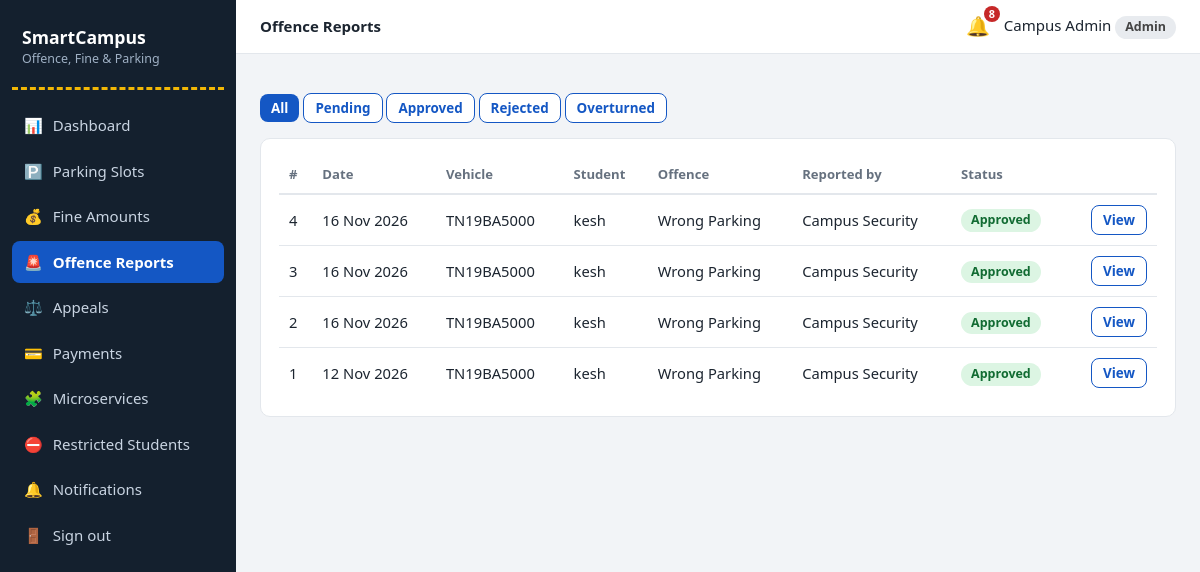
The app's page /admin/offences (signed in) with its own data.
### models.py (models this page shows, shortened)
class AuthMixin(UserMixin):
    """Shared login helpers for Student, Guard and Admin."""

class Admin(AuthMixin, db.Model):
    __tablename__ = "admins"
    role = "admin"
    id = db.Column(db.Integer, primary_key=True)
    name = db.Column(db.String(80), nullable=False)
    email = db.Column(db.String(120), unique=True, nullable=False)
    password_hash = db.Column(db.String(255), nullable=False)

class Offence(db.Model):
    __tablename__ = "offence_reports"
    id = db.Column(db.Integer, primary_key=True)
    offence_type = db.Column(db.String(40), nullable=False)
    vehicle_number = db.Column(db.String(20), nullable=False)
    student_id = db.Column(db.Integer, db.ForeignKey("students.id"))   # filled if vehicle is registered
    location = db.Column(db.String(80))
    description = db.Column(db.Text)
    photo = db.Column(db.String(80))
    guard_id = db.Column(db.Integer, db.ForeignKey("guards.id"))
    status = db.Column(db.String(15), default="Pending")   # Pending/Approved/Rejected/Overturned
    admin_note = db.Column(db.Text)
    created_at = db.Column(db.DateTime, default=datetime.now)
    reviewed_at = db.Column(db.DateTime)
    student = db.relationship("Student")
    guard = db.relationship("Guard")

class Student(AuthMixin, db.Model):
    __tablename__ = "students"
    role = "student"
    id = db.Column(db.Integer, primary_key=True)
    name = db.Column(db.String(80), nullable=False)
    roll_no = db.Column(db.String(30), unique=True, nullable=False)
    email = db.Column(db.String(120), unique=True, nullable=False)
    phone = db.Column(db.String(20))
    password_hash = db.Column(db.String(255), nullable=False)
    created_at = db.Column(db.DateTime, default=datetime.now)

class Guard(AuthMixin, db.Model):
    __tablename__ = "guards"
    role = "guard"
    id = db.Column(db.Integer, primary_key=True)
    name = db.Column(db.String(80), nullable=False)
    email = db.Column(db.String(120), unique=True, nullable=False)
    gate = db.Column(db.String(40), default="Main Gate")
    password_hash = db.Column(db.String(255), nullable=False)

### app.py (the view)
@app.route("/admin/offences")
@role_required("admin")
def admin_offences():
    status = request.args.get("status", "")
    q = Offence.query
    if status:
        q = q.filter_by(status=status)
    return render_template("admin/offences.html", items=q.order_by(Offence.created_at.desc()).all(), status=status)

### app.py (called while the page is built)
@login_manager.user_loader
def load_user(uid):
    role, _, num = uid.partition("-")
    model = ROLE_MODELS.get(role)
    return db.session.get(model, int(num)) if model and num.isdigit() else None

def role_required(role):
    def deco(f):
        @wraps(f)
        def wrapper(*a, **k):
            if not current_user.is_authenticated:
                return login_manager.unauthorized()
            if current_user.role != role:
                abort(403)
            return f(*a, **k)
        return wrapper
    return deco

@app.context_processor
def inject_globals():
    unread = 0
    if current_user.is_authenticated:
        unread = Notification.query.filter_by(
            role=current_user.role, user_id=current_user.id, is_read=False).count()
    return dict(unread=unread, today=date.today())

### templates/admin/offences.html
{% extends 'base.html' %}{% from '_macros.html' import badge %}
{% block heading %}Offence Reports{% endblock %}
{% block content %}
<p>{% for s in ['', 'Pending', 'Approved', 'Rejected', 'Overturned'] %}<a class="btn btn-sm {{ '' if status==s else 'btn-ghost' }}" href="{{ url_for('admin_offences', status=s) }}">{{ s or 'All' }}</a> {% endfor %}</p>
<div class="card"><table><thead><tr><th>#</th><th>Date</th><th>Vehicle</th><th>Student</th><th>Offence</th><th>Reported by</th><th>Status</th><th></th></tr></thead><tbody>
{% for o in items %}<tr><td>{{ o.id }}</td><td>{{ o.created_at.strftime('%d %b %Y') }}</td><td>{{ o.vehicle_number }}</td><td>{{ o.student.name if o.student else '— unregistered —' }}</td>
<td>{{ o.offence_type }}</td><td>{{ o.guard.name if o.guard }}</td><td>{{ badge(o.status) }}</td>
<td class="right"><a class="btn btn-sm {{ '' if o.status=='Pending' else 'btn-ghost' }}" href="{{ url_for('admin_offence_review', oid=o.id) }}">{{ 'Review' if o.status=='Pending' else 'View' }}</a></td></tr>
{% else %}<tr><td colspan="8" class="empty">No reports in this list.</td></tr>{% endfor %}
</tbody></table></div>
{% endblock %}

### templates/base.html (shortened to what this page needs)
{% from '_macros.html' import flashes %}
<!doctype html>
<html lang="en"><head>
<link rel="stylesheet" href="{{ url_for('static', filename='css/style.css') }}">
</head><body>
{% if current_user.is_authenticated %}
<div class="layout">
  <aside class="sidebar">
    <div class="brand">SmartCampus<small>Offence, Fine &amp; Parking</small></div>
    <nav>
      {% for ep, label, icon in menus[current_user.role] %}
        <a href="{{ url_for(ep) }}" class="{{ 'active' if request.endpoint == ep }}"><span>{{ icon }}</span>{{ label }}</a>
      {% endfor %}
      <a href="{{ url_for('logout') }}"><span>🚪</span>Sign out</a>
    </nav>
  </aside>
  <div class="main">
    <header class="topbar">
      <strong>{% block heading %}{% endblock %}</strong>
      <a class="bell" href="{{ url_for('notifications') }}" title="Notifications">🔔{% if unread %}<b>{{ unread }}</b>{% endif %}</a>
      <span>{{ current_user.name }} <span class="badge">{{ current_user.role|capitalize }}</span></span>
    </header>
    <main class="content">
      {% block content %}{% endblock %}
    </main>
  </div>
</div>
{% else %}
  {{ flashes() }}
  {% block public %}{% endblock %}
{% endif %}
</body></html>

### templates/_macros.html (shortened to what this page needs)
{% macro badge(text) %}<span class="badge b-{{ text|lower|replace(' ','-') }}">{{ text }}</span>{% endmacro %}

### static/css/style.css (style rules this page uses)
:root { --asphalt:#14202e;--asphalt2:#1d2d40;--sign:#1457c4;--sign-dk:#0f43a0;--line:#f2b705;--bg:#f2f4f7;--card:#fff;--ink:#1c2530;--muted:#66717f;--bd:#e3e7ec;--ok:#15803d;--warn:#b45309;--bad:#c62828;--info:#0e7490;--r:10px }
* { box-sizing:border-box }
body { margin:0;font-family:"Segoe UI",system-ui,-apple-system,Roboto,Arial,sans-serif;background:var(--bg);color:var(--ink);line-height:1.5;font-size:15px }
a { color:var(--sign);text-decoration:none }
.right { text-align:right }
.layout { display:flex;min-height:100vh }
.sidebar { width:236px;background:var(--asphalt);color:#d7dee8;padding:18px 12px;position:fixed;top:0;bottom:0;left:0;overflow:auto;z-index:30;transition:transform .25s }
.brand { font-weight:700;font-size:1.1rem;color:#fff;padding:6px 10px 18px;border-bottom:3px dashed var(--line);margin-bottom:14px }
.brand small { display:block;font-weight:400;font-size:.78rem;color:#9fb0c4 }
.sidebar nav a { display:flex;gap:10px;align-items:center;color:#c9d4e2;padding:10px 12px;border-radius:8px;margin-bottom:3px }
.sidebar nav a.active { background:var(--sign);color:#fff;font-weight:600 }
.main { margin-left:236px;flex:1;min-width:0 }
.topbar { background:#fff;border-bottom:1px solid var(--bd);display:flex;align-items:center;gap:14px;padding:12px 24px;position:sticky;top:0;z-index:10 }
.bell { position:relative;font-size:1.2rem }
.bell b { position:absolute;top:-6px;right:-10px;background:var(--bad);color:#fff;border-radius:10px;font-size:.68rem;padding:0 5px }
.content { padding:24px;max-width:1200px }
.card { background:var(--card);border:1px solid var(--bd);border-radius:var(--r);padding:18px;overflow-x:auto }
table { width:100%;border-collapse:collapse;font-size:.92rem }
th { text-align:left;color:var(--muted);font-weight:600;font-size:.82rem;padding:8px 10px;border-bottom:2px solid var(--bd);white-space:nowrap }
td { padding:10px;border-bottom:1px solid var(--bd);vertical-align:middle }
tr:last-child td { border-bottom:0 }
.badge { display:inline-block;padding:2px 10px;border-radius:20px;font-size:.78rem;font-weight:600;background:#e8ebef;color:#444 }
.b-approved,.b-paid,.b-success,.b-available,.b-accepted,.b-completed { background:#dcf5e3;color:#116b32 }
.btn { display:inline-block;border:0;border-radius:8px;padding:9px 16px;background:var(--sign);color:#fff;font:inherit;font-weight:600;cursor:pointer }
.btn-sm { padding:4px 11px;font-size:.84rem }
.btn-ghost { background:#fff;color:var(--sign);border:1px solid var(--sign) }

### records on screen
Admin: name "Campus Admin"
Offence: id "4", created_at "16 Nov 2026", vehicle_number "TN19BA5000", student "kesh", offence_type "Wrong Parking", guard "Campus Security", status "Approved", status "View"
Offence: id "3", created_at "16 Nov 2026", vehicle_number "TN19BA5000", student "kesh", offence_type "Wrong Parking", guard "Campus Security", status "Approved", status "View"
Offence: id "2", created_at "16 Nov 2026", vehicle_number "TN19BA5000", student "kesh", offence_type "Wrong Parking", guard "Campus Security", status "Approved", status "View"
Offence: id "1", created_at "12 Nov 2026", vehicle_number "TN19BA5000", student "kesh", offence_type "Wrong Parking", guard "Campus Security", status "Approved", status "View"

### other values on screen
{{ icon }} "📊" "🅿️" "💰" "🚨" "⚖️" "💳" "🧩" "⛔" "🔔"
{{ label }} "Dashboard" "Parking Slots" "Fine Amounts" "Offence Reports" "Appeals" "Payments" "Microservices" "Restricted Students" "Notifications"
{{ unread }} "8"
{{ current_user.role|capitalize }} "Admin"
{{ s or 'All' }} "All" "Pending" "Approved" "Rejected" "Overturned"
